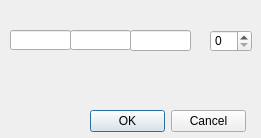
<?xml version="1.0" encoding="UTF-8"?>
<ui version="4.0">
 <class>Dodaj</class>
 <widget class="QDialog" name="Dodaj">
  <property name="geometry">
   <rect>
    <x>0</x>
    <y>0</y>
    <width>261</width>
    <height>138</height>
   </rect>
  </property>
  <property name="windowTitle">
   <string>Dialog</string>
  </property>
  <widget class="QLineEdit" name="lineEdit">
   <property name="geometry">
    <rect>
     <x>10</x>
     <y>30</y>
     <width>61</width>
     <height>20</height>
    </rect>
   </property>
  </widget>
  <widget class="QLineEdit" name="lineEdit_2">
   <property name="geometry">
    <rect>
     <x>70</x>
     <y>30</y>
     <width>61</width>
     <height>20</height>
    </rect>
   </property>
  </widget>
  <widget class="QLineEdit" name="lineEdit_3">
   <property name="geometry">
    <rect>
     <x>130</x>
     <y>30</y>
     <width>61</width>
     <height>21</height>
    </rect>
   </property>
  </widget>
  <widget class="QSpinBox" name="spinBox">
   <property name="geometry">
    <rect>
     <x>210</x>
     <y>30</y>
     <width>42</width>
     <height>22</height>
    </rect>
   </property>
   <property name="maximum">
    <number>1</number>
   </property>
  </widget>
  <widget class="QDialogButtonBox" name="buttonBox">
   <property name="geometry">
    <rect>
     <x>90</x>
     <y>110</y>
     <width>156</width>
     <height>23</height>
    </rect>
   </property>
   <property name="standardButtons">
    <set>QDialogButtonBox::Cancel|QDialogButtonBox::Ok</set>
   </property>
  </widget>
 </widget>
 <resources/>
 <connections/>
</ui>
